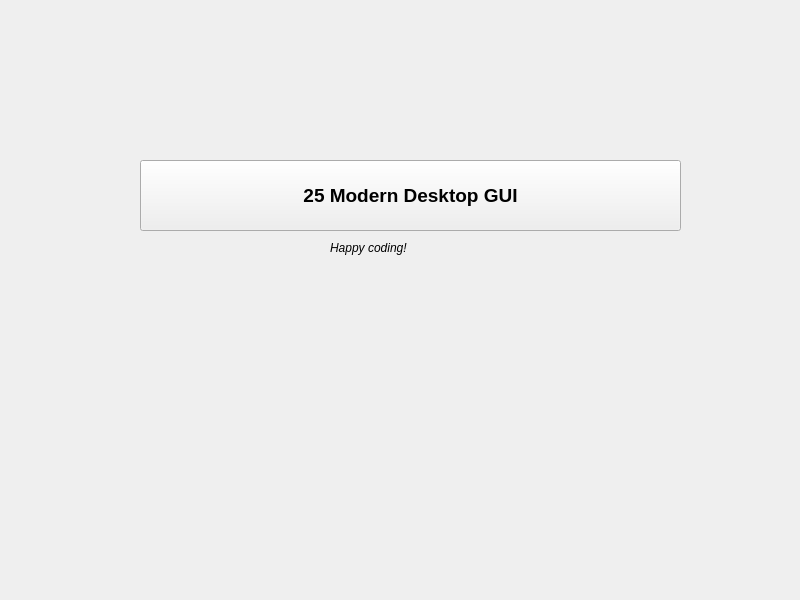
<?xml version="1.0" encoding="UTF-8"?>
<ui version="4.0">
 <class>CustomMainWindow</class>
 <widget class="QCustomQMainWindow" name="CustomMainWindow">
  <property name="geometry">
   <rect>
    <x>0</x>
    <y>0</y>
    <width>800</width>
    <height>600</height>
   </rect>
  </property>
  <property name="windowTitle">
   <string>Custom MainWindow</string>
  </property>
  <widget class="QWidget" name="centralwidget">
   <widget class="QPushButton" name="pushButton">
    <property name="geometry">
     <rect>
      <x>140</x>
      <y>160</y>
      <width>541</width>
      <height>71</height>
     </rect>
    </property>
    <property name="font">
     <font>
      <pointsize>14</pointsize>
      <bold>true</bold>
     </font>
    </property>
    <property name="text">
     <string>25 Modern Desktop GUI</string>
    </property>
    <property name="icon">
     <iconset resource="../Qss/icons/_icons.qrc">
      <normaloff>:/font_awesome_brands/icons/font_awesome/brands/buffer.png</normaloff>:/font_awesome_brands/icons/font_awesome/brands/buffer.png</iconset>
    </property>
    <property name="iconSize">
     <size>
      <width>32</width>
      <height>32</height>
     </size>
    </property>
   </widget>
   <widget class="QLabel" name="label">
    <property name="geometry">
     <rect>
      <x>330</x>
      <y>240</y>
      <width>131</width>
      <height>16</height>
     </rect>
    </property>
    <property name="font">
     <font>
      <italic>true</italic>
     </font>
    </property>
    <property name="text">
     <string>Happy coding!</string>
    </property>
   </widget>
  </widget>
 </widget>
 <customwidgets>
  <customwidget>
   <class>QCustomQMainWindow</class>
   <extends>QMainWindow</extends>
   <header>Custom_Widgets.QCustomQMainWindow</header>
   <container>1</container>
  </customwidget>
 </customwidgets>
 <resources>
  <include location="../Qss/icons/_icons.qrc"/>
 </resources>
 <connections/>
</ui>
